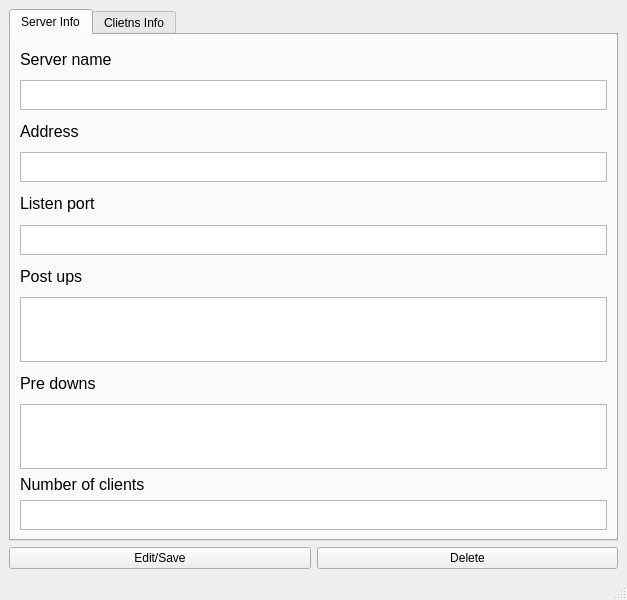
<?xml version="1.0" encoding="UTF-8"?>
<ui version="4.0">
 <class>MainWindow</class>
 <widget class="QMainWindow" name="MainWindow">
  <property name="geometry">
   <rect>
    <x>0</x>
    <y>0</y>
    <width>627</width>
    <height>600</height>
   </rect>
  </property>
  <property name="sizePolicy">
   <sizepolicy hsizetype="Expanding" vsizetype="Preferred">
    <horstretch>0</horstretch>
    <verstretch>0</verstretch>
   </sizepolicy>
  </property>
  <property name="windowTitle">
   <string>PFS.WireGuard.Generator</string>
  </property>
  <widget class="QWidget" name="centralwidget">
   <layout class="QVBoxLayout" name="verticalLayout">
    <item>
     <widget class="QTabWidget" name="info_tabs">
      <property name="sizePolicy">
       <sizepolicy hsizetype="Expanding" vsizetype="Expanding">
        <horstretch>0</horstretch>
        <verstretch>0</verstretch>
       </sizepolicy>
      </property>
      <property name="maximumSize">
       <size>
        <width>16777215</width>
        <height>16777215</height>
       </size>
      </property>
      <property name="currentIndex">
       <number>0</number>
      </property>
      <widget class="QWidget" name="server_tab">
       <attribute name="title">
        <string>Server Info</string>
       </attribute>
       <layout class="QVBoxLayout" name="verticalLayout_4">
        <item>
         <layout class="QVBoxLayout" name="verticalLayout_3">
          <item>
           <widget class="QLabel" name="server_name_label">
            <property name="font">
             <font>
              <pointsize>12</pointsize>
             </font>
            </property>
            <property name="text">
             <string>Server name</string>
            </property>
           </widget>
          </item>
          <item>
           <widget class="QTextEdit" name="server_name_text_box">
            <property name="sizePolicy">
             <sizepolicy hsizetype="Expanding" vsizetype="Maximum">
              <horstretch>0</horstretch>
              <verstretch>0</verstretch>
             </sizepolicy>
            </property>
            <property name="maximumSize">
             <size>
              <width>16777215</width>
              <height>30</height>
             </size>
            </property>
            <property name="font">
             <font>
              <pointsize>12</pointsize>
             </font>
            </property>
            <property name="verticalScrollBarPolicy">
             <enum>Qt::ScrollBarPolicy::ScrollBarAlwaysOff</enum>
            </property>
            <property name="readOnly">
             <bool>true</bool>
            </property>
           </widget>
          </item>
          <item>
           <widget class="QLabel" name="server_address_label">
            <property name="font">
             <font>
              <pointsize>12</pointsize>
             </font>
            </property>
            <property name="text">
             <string>Address</string>
            </property>
           </widget>
          </item>
          <item>
           <widget class="QTextEdit" name="server_addres_text_box">
            <property name="enabled">
             <bool>true</bool>
            </property>
            <property name="sizePolicy">
             <sizepolicy hsizetype="Expanding" vsizetype="Maximum">
              <horstretch>0</horstretch>
              <verstretch>0</verstretch>
             </sizepolicy>
            </property>
            <property name="maximumSize">
             <size>
              <width>16777215</width>
              <height>30</height>
             </size>
            </property>
            <property name="font">
             <font>
              <pointsize>12</pointsize>
             </font>
            </property>
            <property name="verticalScrollBarPolicy">
             <enum>Qt::ScrollBarPolicy::ScrollBarAlwaysOff</enum>
            </property>
            <property name="readOnly">
             <bool>true</bool>
            </property>
           </widget>
          </item>
          <item>
           <widget class="QLabel" name="server_listen_port_label">
            <property name="font">
             <font>
              <pointsize>12</pointsize>
             </font>
            </property>
            <property name="text">
             <string>Listen port</string>
            </property>
           </widget>
          </item>
          <item>
           <widget class="QTextEdit" name="server_listen_port_text_box">
            <property name="sizePolicy">
             <sizepolicy hsizetype="Expanding" vsizetype="Maximum">
              <horstretch>0</horstretch>
              <verstretch>0</verstretch>
             </sizepolicy>
            </property>
            <property name="maximumSize">
             <size>
              <width>16777215</width>
              <height>30</height>
             </size>
            </property>
            <property name="font">
             <font>
              <pointsize>12</pointsize>
             </font>
            </property>
            <property name="verticalScrollBarPolicy">
             <enum>Qt::ScrollBarPolicy::ScrollBarAlwaysOff</enum>
            </property>
            <property name="readOnly">
             <bool>true</bool>
            </property>
           </widget>
          </item>
          <item>
           <widget class="QLabel" name="server_post_ups_label">
            <property name="font">
             <font>
              <pointsize>12</pointsize>
             </font>
            </property>
            <property name="text">
             <string>Post ups</string>
            </property>
           </widget>
          </item>
          <item>
           <widget class="QTextEdit" name="server_post_ups_text_box">
            <property name="maximumSize">
             <size>
              <width>16777215</width>
              <height>65</height>
             </size>
            </property>
            <property name="font">
             <font>
              <pointsize>12</pointsize>
             </font>
            </property>
            <property name="readOnly">
             <bool>true</bool>
            </property>
           </widget>
          </item>
          <item>
           <widget class="QLabel" name="server_pre_downs_label">
            <property name="font">
             <font>
              <pointsize>12</pointsize>
             </font>
            </property>
            <property name="text">
             <string>Pre downs</string>
            </property>
           </widget>
          </item>
          <item>
           <widget class="QTextEdit" name="server_pre_downs_text_box">
            <property name="maximumSize">
             <size>
              <width>16777215</width>
              <height>65</height>
             </size>
            </property>
            <property name="font">
             <font>
              <pointsize>12</pointsize>
             </font>
            </property>
            <property name="readOnly">
             <bool>true</bool>
            </property>
           </widget>
          </item>
         </layout>
        </item>
        <item>
         <widget class="QLabel" name="server_number_of_clients_label">
          <property name="font">
           <font>
            <pointsize>12</pointsize>
           </font>
          </property>
          <property name="text">
           <string>Number of clients</string>
          </property>
         </widget>
        </item>
        <item>
         <widget class="QTextEdit" name="server_number_of_clients_text_box">
          <property name="maximumSize">
           <size>
            <width>16777215</width>
            <height>30</height>
           </size>
          </property>
          <property name="font">
           <font>
            <pointsize>12</pointsize>
           </font>
          </property>
          <property name="verticalScrollBarPolicy">
           <enum>Qt::ScrollBarPolicy::ScrollBarAlwaysOff</enum>
          </property>
          <property name="readOnly">
           <bool>true</bool>
          </property>
         </widget>
        </item>
       </layout>
      </widget>
      <widget class="QWidget" name="clients_tab">
       <attribute name="title">
        <string>Clietns Info</string>
       </attribute>
       <layout class="QVBoxLayout" name="verticalLayout_5">
        <item>
         <layout class="QVBoxLayout" name="verticalLayout_2">
          <item>
           <widget class="QComboBox" name="clients_combo_box">
            <property name="minimumSize">
             <size>
              <width>200</width>
              <height>0</height>
             </size>
            </property>
            <property name="font">
             <font>
              <pointsize>12</pointsize>
             </font>
            </property>
           </widget>
          </item>
          <item>
           <widget class="QLabel" name="client_user_name_label">
            <property name="font">
             <font>
              <pointsize>12</pointsize>
             </font>
            </property>
            <property name="text">
             <string>User name</string>
            </property>
           </widget>
          </item>
          <item>
           <widget class="QTextEdit" name="client_user_name_text_box">
            <property name="sizePolicy">
             <sizepolicy hsizetype="Expanding" vsizetype="Maximum">
              <horstretch>0</horstretch>
              <verstretch>0</verstretch>
             </sizepolicy>
            </property>
            <property name="maximumSize">
             <size>
              <width>16777215</width>
              <height>30</height>
             </size>
            </property>
            <property name="font">
             <font>
              <pointsize>12</pointsize>
             </font>
            </property>
            <property name="verticalScrollBarPolicy">
             <enum>Qt::ScrollBarPolicy::ScrollBarAlwaysOff</enum>
            </property>
            <property name="readOnly">
             <bool>true</bool>
            </property>
           </widget>
          </item>
          <item>
           <widget class="QLabel" name="client_address_label">
            <property name="font">
             <font>
              <pointsize>12</pointsize>
             </font>
            </property>
            <property name="text">
             <string>Address</string>
            </property>
           </widget>
          </item>
          <item>
           <widget class="QTextEdit" name="client_address_text_box">
            <property name="sizePolicy">
             <sizepolicy hsizetype="Expanding" vsizetype="Maximum">
              <horstretch>0</horstretch>
              <verstretch>0</verstretch>
             </sizepolicy>
            </property>
            <property name="maximumSize">
             <size>
              <width>16777215</width>
              <height>30</height>
             </size>
            </property>
            <property name="font">
             <font>
              <pointsize>12</pointsize>
             </font>
            </property>
            <property name="verticalScrollBarPolicy">
             <enum>Qt::ScrollBarPolicy::ScrollBarAlwaysOff</enum>
            </property>
            <property name="readOnly">
             <bool>true</bool>
            </property>
           </widget>
          </item>
          <item>
           <widget class="QLabel" name="client_DNS_label">
            <property name="font">
             <font>
              <pointsize>12</pointsize>
             </font>
            </property>
            <property name="text">
             <string>DNS</string>
            </property>
           </widget>
          </item>
         </layout>
        </item>
        <item>
         <widget class="QTextEdit" name="client_DNS_text_box">
          <property name="sizePolicy">
           <sizepolicy hsizetype="Expanding" vsizetype="Maximum">
            <horstretch>0</horstretch>
            <verstretch>0</verstretch>
           </sizepolicy>
          </property>
          <property name="maximumSize">
           <size>
            <width>16777215</width>
            <height>30</height>
           </size>
          </property>
          <property name="font">
           <font>
            <pointsize>12</pointsize>
           </font>
          </property>
          <property name="verticalScrollBarPolicy">
           <enum>Qt::ScrollBarPolicy::ScrollBarAlwaysOff</enum>
          </property>
          <property name="readOnly">
           <bool>true</bool>
          </property>
         </widget>
        </item>
        <item>
         <widget class="QLabel" name="client_allowed_ips_label">
          <property name="font">
           <font>
            <pointsize>12</pointsize>
           </font>
          </property>
          <property name="text">
           <string>Allowed IP's</string>
          </property>
         </widget>
        </item>
        <item>
         <widget class="QTextEdit" name="client_allowed_ips_text_box">
          <property name="sizePolicy">
           <sizepolicy hsizetype="Expanding" vsizetype="Maximum">
            <horstretch>0</horstretch>
            <verstretch>0</verstretch>
           </sizepolicy>
          </property>
          <property name="maximumSize">
           <size>
            <width>16777215</width>
            <height>30</height>
           </size>
          </property>
          <property name="font">
           <font>
            <pointsize>12</pointsize>
           </font>
          </property>
          <property name="verticalScrollBarPolicy">
           <enum>Qt::ScrollBarPolicy::ScrollBarAlwaysOff</enum>
          </property>
          <property name="readOnly">
           <bool>true</bool>
          </property>
         </widget>
        </item>
        <item>
         <widget class="QLabel" name="client_endpoint_label">
          <property name="font">
           <font>
            <pointsize>12</pointsize>
           </font>
          </property>
          <property name="text">
           <string>Endpoint</string>
          </property>
         </widget>
        </item>
        <item>
         <widget class="QTextEdit" name="client_endpoint_text_box">
          <property name="sizePolicy">
           <sizepolicy hsizetype="Expanding" vsizetype="Maximum">
            <horstretch>0</horstretch>
            <verstretch>0</verstretch>
           </sizepolicy>
          </property>
          <property name="maximumSize">
           <size>
            <width>16777215</width>
            <height>30</height>
           </size>
          </property>
          <property name="font">
           <font>
            <pointsize>12</pointsize>
           </font>
          </property>
          <property name="verticalScrollBarPolicy">
           <enum>Qt::ScrollBarPolicy::ScrollBarAlwaysOff</enum>
          </property>
          <property name="readOnly">
           <bool>true</bool>
          </property>
         </widget>
        </item>
        <item>
         <widget class="QLabel" name="client_peersistent_keepalive_label">
          <property name="font">
           <font>
            <pointsize>12</pointsize>
           </font>
          </property>
          <property name="text">
           <string>Persistent keepalive</string>
          </property>
         </widget>
        </item>
        <item>
         <widget class="QTextEdit" name="client_persistent_keepalive_text_box">
          <property name="sizePolicy">
           <sizepolicy hsizetype="Expanding" vsizetype="Maximum">
            <horstretch>0</horstretch>
            <verstretch>0</verstretch>
           </sizepolicy>
          </property>
          <property name="maximumSize">
           <size>
            <width>16777215</width>
            <height>30</height>
           </size>
          </property>
          <property name="font">
           <font>
            <pointsize>12</pointsize>
           </font>
          </property>
          <property name="verticalScrollBarPolicy">
           <enum>Qt::ScrollBarPolicy::ScrollBarAlwaysOff</enum>
          </property>
          <property name="readOnly">
           <bool>true</bool>
          </property>
         </widget>
        </item>
       </layout>
      </widget>
     </widget>
    </item>
    <item>
     <layout class="QHBoxLayout" name="horizontalLayout">
      <item>
       <widget class="QPushButton" name="edit_button">
        <property name="text">
         <string>Edit/Save</string>
        </property>
       </widget>
      </item>
      <item>
       <widget class="QPushButton" name="delete_button">
        <property name="text">
         <string>Delete</string>
        </property>
       </widget>
      </item>
     </layout>
    </item>
   </layout>
  </widget>
  <widget class="QMenuBar" name="menubar">
   <property name="geometry">
    <rect>
     <x>0</x>
     <y>0</y>
     <width>627</width>
     <height>23</height>
    </rect>
   </property>
  </widget>
  <widget class="QStatusBar" name="statusbar"/>
 </widget>
 <resources/>
 <connections/>
</ui>
